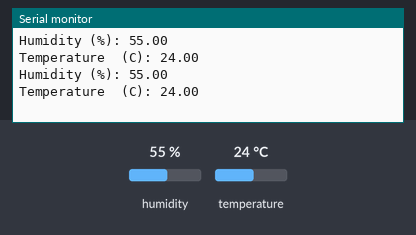
Simulated run of this sketch. Board: Arduino Uno, built with avr-gcc and run on an emulated ATmega328P. Shown: the last lines printed to the serial monitor. The inputs (shaded band) are chosen by the test bench; at power-on: humidity 55 %, temperature 24 °C.

Above: at 2.8 s.
2.9 s: humidity set to 22 %
At 5.3 s:
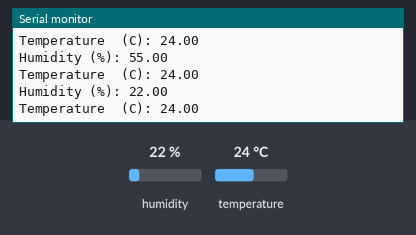
5.6 s: temperature set to 12 °C
At 7.2 s:
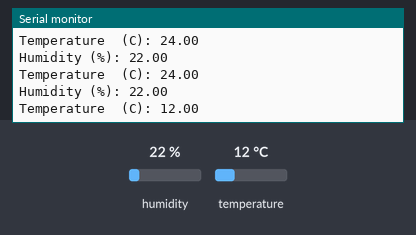
8.3 s: humidity set to 40 %
At 8.3 s:
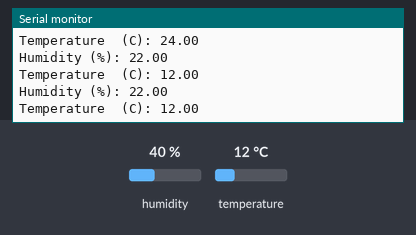
Timing chart, 0 to 11.3 s (numbered marks = the images above; inputs shaded):
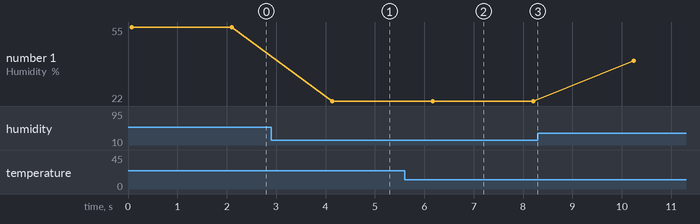

Measured:
- after the input at 2.9 s, the serial monitor: prints a new line after 1.2 s (image 1)
- after the input at 5.6 s, the serial monitor: prints a new line after 0.59 s (image 2)
- plotted number 1: 55 → 22 after the input at 2.9 s, 22 → 40 after the input at 8.3 s

The sketch:

sensorBluetooth.ino
```cpp
#include <SoftwareSerial.h>
#include <dht11.h>
#define DHT11PIN 7
dht11 DHT11;
// Create software serial object to communicate with HC-05
SoftwareSerial mySerial(3, 2); // HC-05 Tx & Rx is connected to Arduino #3 & #2
// String message = "";
//  device to control
void setup()
{
    // Begin serial communication with Arduino and Arduino IDE (Serial Monitor)
    Serial.begin(9600);

    // Begin serial communication with Arduino and HC-05
    mySerial.begin(9600);

    Serial.println("Initializing...");
    Serial.println("The device started, now you can pair it with bluetooth!");
}

void loop()
{
    Serial.println();

    int chk = DHT11.read(DHT11PIN);

    Serial.print("Humidity (%): ");
    Serial.println((float)DHT11.humidity, 2);
    float h = DHT11.humidity;

    Serial.print("Temperature  (C): ");
    Serial.println((float)DHT11.temperature, 2);

    float t = DHT11.temperature;
    mySerial.print(h);
    mySerial.print(",");
    mySerial.print(t);
    mySerial.print(";");

    delay(2000);
}
```
